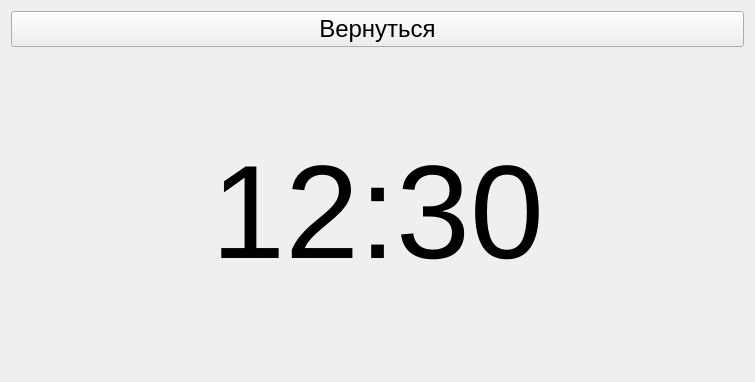
<?xml version="1.0" encoding="UTF-8"?>
<ui version="4.0">
 <class>EyeTimerForm</class>
 <widget class="QWidget" name="EyeTimerForm">
  <property name="geometry">
   <rect>
    <x>0</x>
    <y>0</y>
    <width>755</width>
    <height>382</height>
   </rect>
  </property>
  <property name="sizePolicy">
   <sizepolicy hsizetype="Fixed" vsizetype="Fixed">
    <horstretch>0</horstretch>
    <verstretch>0</verstretch>
   </sizepolicy>
  </property>
  <property name="font">
   <font>
    <family>Tahoma</family>
    <pointsize>18</pointsize>
   </font>
  </property>
  <property name="windowTitle">
   <string>Позабочусь о твоём зрении</string>
  </property>
  <layout class="QHBoxLayout" name="horizontalLayout">
   <item>
    <layout class="QVBoxLayout" name="verticalLayout">
     <item>
      <widget class="QPushButton" name="pushButton">
       <property name="layoutDirection">
        <enum>Qt::LeftToRight</enum>
       </property>
       <property name="text">
        <string>Вернуться</string>
       </property>
      </widget>
     </item>
     <item>
      <widget class="QLabel" name="label">
       <property name="font">
        <font>
         <family>Tahoma</family>
         <pointsize>100</pointsize>
        </font>
       </property>
       <property name="text">
        <string>12:30</string>
       </property>
       <property name="alignment">
        <set>Qt::AlignCenter</set>
       </property>
      </widget>
     </item>
    </layout>
   </item>
  </layout>
 </widget>
 <resources/>
 <connections/>
</ui>
